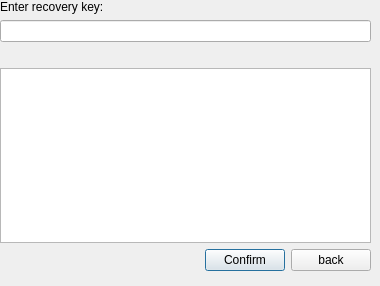
<?xml version="1.0" encoding="UTF-8"?>
<ui version="4.0">
 <class>RecoverData</class>
 <widget class="QDialog" name="RecoverData">
  <property name="geometry">
   <rect>
    <x>0</x>
    <y>0</y>
    <width>380</width>
    <height>286</height>
   </rect>
  </property>
  <property name="windowTitle">
   <string>Dialog</string>
  </property>
  <widget class="QWidget" name="verticalLayoutWidget_2">
   <property name="geometry">
    <rect>
     <x>0</x>
     <y>0</y>
     <width>371</width>
     <height>271</height>
    </rect>
   </property>
   <layout class="QVBoxLayout" name="verticalLayout_2">
    <item>
     <layout class="QVBoxLayout" name="verticalLayout">
      <item>
       <widget class="QLabel" name="label">
        <property name="text">
         <string>Enter recovery key:</string>
        </property>
       </widget>
      </item>
      <item>
       <widget class="QLineEdit" name="recoverykey"/>
      </item>
      <item>
       <spacer name="horizontalSpacer">
        <property name="orientation">
         <enum>Qt::Horizontal</enum>
        </property>
        <property name="sizeHint" stdset="0">
         <size>
          <width>40</width>
          <height>20</height>
         </size>
        </property>
       </spacer>
      </item>
     </layout>
    </item>
    <item>
     <widget class="QTextEdit" name="textEdit"/>
    </item>
    <item>
     <layout class="QHBoxLayout" name="horizontalLayout">
      <item>
       <spacer name="horizontalSpacer_2">
        <property name="orientation">
         <enum>Qt::Horizontal</enum>
        </property>
        <property name="sizeHint" stdset="0">
         <size>
          <width>40</width>
          <height>20</height>
         </size>
        </property>
       </spacer>
      </item>
      <item>
       <widget class="QPushButton" name="Confirm">
        <property name="text">
         <string>Confirm</string>
        </property>
       </widget>
      </item>
      <item>
       <widget class="QPushButton" name="back">
        <property name="text">
         <string>back</string>
        </property>
       </widget>
      </item>
     </layout>
    </item>
   </layout>
  </widget>
 </widget>
 <resources/>
 <connections/>
</ui>
